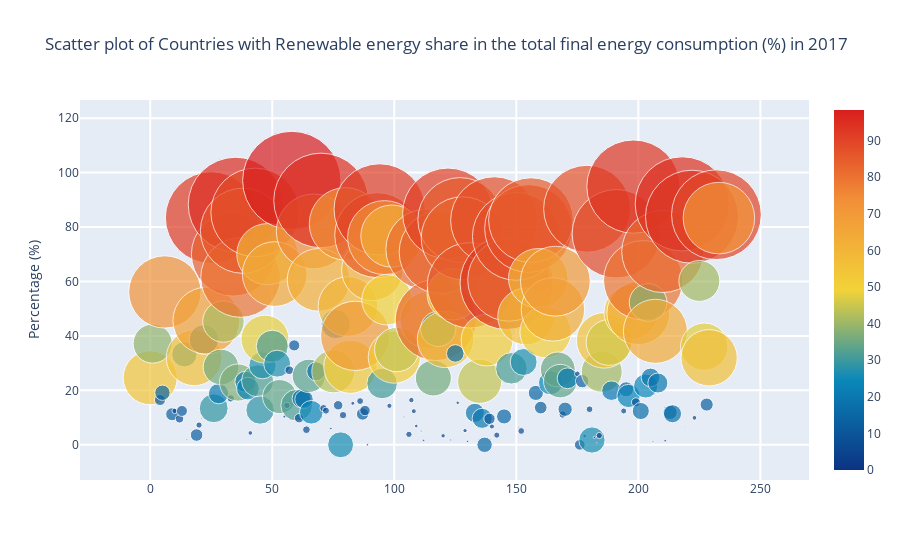

Source (notebook cell):
### Code cell
l=[]
trace0= go.Scatter(
        y= data['2017'],
        mode= 'markers',
        name='Percentage (%)',
        marker= dict(size= data['2001'].values,
                    line= dict(width=1),
                    color= data['2001'].values,
                    opacity= 0.7,
                    colorscale='Portland',
                    showscale=True),
        text= data['GeoAreaName'].values) # The hover text goes here... 
l.append(trace0);

layout= go.Layout(
    title= 'Scatter plot of Countries with Renewable energy share in the total final energy consumption (%) in 2017',
    hovermode= 'closest',
    xaxis= dict(
#        title= 'Pop',
        ticklen= 5,
        zeroline= False,
        gridwidth= 2,
    ),
    yaxis=dict(
        title= 'Percentage (%)',
        ticklen= 5,
        gridwidth= 2,
    ),
    showlegend= False,
)
fig= go.Figure(data=l, layout=layout)
py.iplot(fig)

### Figure 1 — Plotly figure (JSON) as saved in the notebook; plotly's stock layout.template omitted (floating-point values rounded to 4 significant figures; data arrays with more than 128 entries replaced by an {"elided": "..."} marker saying what was removed)
{"data": [{"marker": {"color": {"elided": "234 float values"}, "colorscale": [[0, "rgb(12,51,131)"], [0.25, "rgb(10,136,186)"], [0.5, "rgb(242,211,56)"], [0.75, "rgb(242,143,56)"], [1, "rgb(217,30,30)"]], "line": {"width": 1}, "opacity": 0.7, "showscale": true, "size": {"elided": "234 float values"}}, "mode": "markers", "name": "Percentage (%)", "text": {"elided": "234 str values"}, "type": "scatter", "y": {"elided": "234 float values"}}], "layout": {"hovermode": "closest", "showlegend": false, "title": {"text": "Scatter plot of Countries with Renewable energy share in the total final energy consumption (%) in 2017"}, "xaxis": {"gridwidth": 2, "ticklen": 5, "zeroline": false}, "yaxis": {"gridwidth": 2, "ticklen": 5, "title": {"text": "Percentage (%)"}}}}
